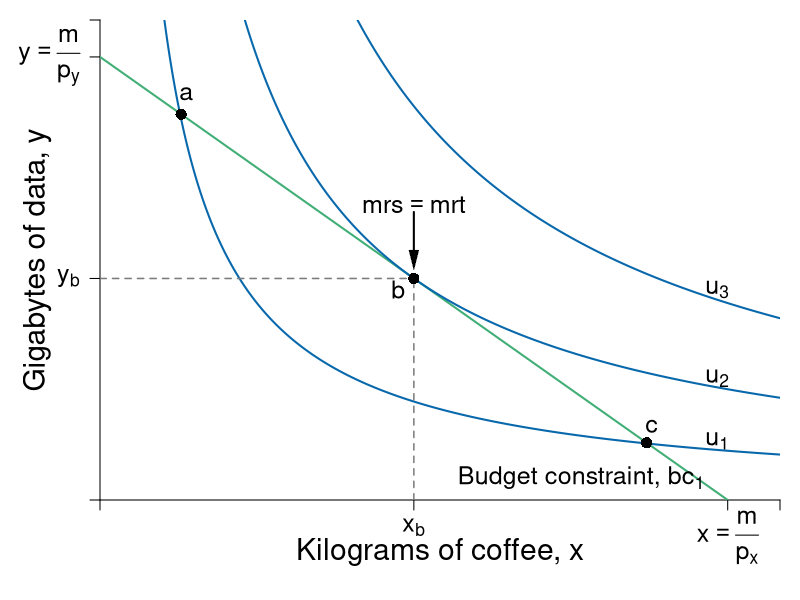

The R script that drew this image:
require(shape)
pdf(file = "indmarketdemand/demand_cd_indiff.pdf", width = 9, height = 7)

#Set parameters for graphics
pointsize <- 1.8
axislabelsize <- 1.8
labelsize <- 1.5
namesize <- 1.8
annotatesize <- 1.5
graphlinewidth <- 2
segmentlinewidth <- 1.5

COL <- c("#7fc97f", "#beaed4", "#fdc086", "#ffff99", "#386cb0", "#f0027f", "#bf5b17", "#666666")
COLA <- c("#99d8c9","#66c2a4","#41ae76", "#238b45", "#005824")
COLB <- c("#4eb3d3", "#2b8cbe", "#0868ac","#084081")
grays <- gray.colors(25, start = 1, end = 0)
CBCols <- c("#009E73","#0072B2","#E69F00")


#Edited the margins to cater for the larger LHS labels
par(mar =  c(5, 5, 1, 1))

uA <- function(x, y, alpha = 0.5) {
  x^(alpha)*y^(1 - alpha)
}

bcA <- function(x, w = 20, px = 2, py = 1) {
  w/py - (px/py)*x
}


xlims <- c(0, 13)
ylims <- c(0, 13)

npts <- 501 
x <- seq(xlims[1], xlims[2], length.out = npts)
y <- seq(ylims[1], ylims[2], length.out = npts) 
a <- c(4, 6, 8)

plot(0, 0, xlim = xlims, ylim = ylims, type = "n",
     xlab = expression(paste("")),
     ylab = expression(paste("")), 
     xaxt = "n", 
     yaxt = "n", 
     cex.lab = axislabelsize, 
     bty = "n",
     xaxs="i", 
     yaxs="i")

# ticksy <- seq(from = 0, to = ylims[2], by = 2)
# ylabels <- seq(from = 0, to = ylims[2], by = 2)
# ticksx <- seq(from = 0, to = xlims[2], by = 2)
# xlabels <- seq(from = 0, to = xlims[2], by = 2)
ticksy <- c(0, 6, 12, ylims[2])
ylabels <- c(NA, expression(paste(y[b])), expression(paste(y == frac(m,p[y]) )), NA)
ticksx <- c(0, 6, 12, xlims[2])
xlabels <- c(NA, expression(paste(x[b])), NA, NA)

axis(1, at = ticksx, pos = 0, labels = xlabels, cex.axis = labelsize)
axis(2, at = ticksy, pos = 0, labels = ylabels, las = 1, cex.axis = labelsize)

text(12, -1, expression(paste(x == frac(m, p[x]) )), cex = labelsize, xpd = TRUE)

npts <- 500 
xx1 <- seq(xlims[1], xlims[2], length.out = npts)

lines(xx1, bcA(xx1, w = 12, px = 1, py = 1), col = COLA[3], lwd = graphlinewidth)
#lines(xx1, indiffA1(xx1, uA = 20, rmax = 2.5, xmax = 10), col = COLB[4], lwd = graphlinewidth)



mtext(expression(paste("Kilograms of coffee, ", x)), side=1, line = 2.5, cex = axislabelsize)
text(-1.2, 0.5*ylims[2], expression(paste("Gigabytes of data, ", y)), xpd = TRUE, cex = axislabelsize, srt = 90) 


#Label the iso-welfare functions for the HG, Aisha
text(11.8, 1.6, expression(u[1]), cex = annotatesize)
text(11.8, 3.3, expression(u[2]), cex = annotatesize)
text(11.8, 5.7, expression(u[3]), cex = annotatesize)
#text(6.6, 8.3, expression(u[4]^A))

contour(x, y, 
        outer(x, y, uA),
        drawlabels = FALSE,
        col = COLB[3],
        lwd = graphlinewidth,
        levels = a, 
        xaxs="i", 
        yaxs="i", 
        add = TRUE)

segments(0, 6, 6, 6, lty = 2, col = grays[20] , lwd = segmentlinewidth)
segments(6, 0, 6, 6, lty = 2, col = grays[20] , lwd = segmentlinewidth)
points(6, 6, pch = 16, col = "black", cex = 1.5)
text(5.7, 5.7, expression(b), cex = annotatesize)


points(1.55, 10.45, pch = 16, col = "black", cex = 1.5)
points(10.45, 1.55, pch = 16, col = "black", cex = 1.5)
text(1.65, 11, expression(a), cex = annotatesize)
text(10.55, 2, expression(c), cex = annotatesize)

text(9.2, 0.6, expression(paste("Budget constraint, ", bc[1])), cex = annotatesize)
#Arrows(10, 9.7, 10, 2.5, col = "black", lty = 1, lwd = 2, arr.type = "triangle", arr.lwd = 0.5)

text(6, 8, expression(paste(mrs == mrt)), cex = annotatesize)
Arrows(6, 7.8, 6, 6.5, col = "black", lty = 1, lwd = 2, arr.type = "triangle", arr.lwd = 0.5)


dev.off()
